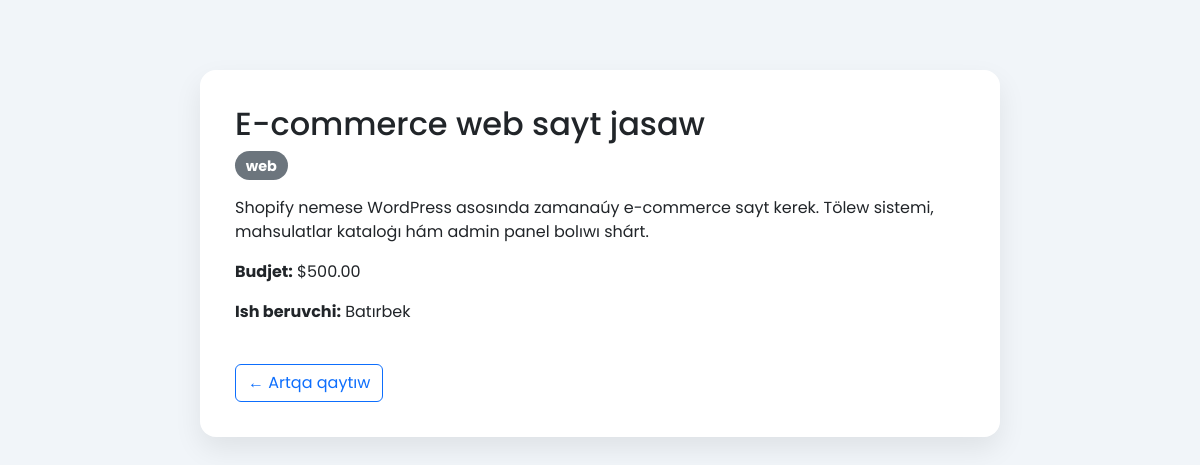
The app's page /pages/job-details.php?id=24 with its own data.
### tables this page shows
CREATE TABLE `jobs` (
  `id` int NOT NULL,
  `title` varchar(255) NOT NULL,
  `description` text NOT NULL,
  `category` varchar(100) NOT NULL,
  `employer_id` int NOT NULL,
  `budget` decimal(10,2) NOT NULL,
  `created_at` timestamp NULL DEFAULT CURRENT_TIMESTAMP
);

CREATE TABLE `users` (
  `id` int NOT NULL,
  `name` varchar(100) NOT NULL,
  `email` varchar(100) NOT NULL,
  `password` varchar(255) NOT NULL,
  `role` enum('freelancer','employer') NOT NULL,
  `created_at` timestamp NULL DEFAULT CURRENT_TIMESTAMP
);

### pages/job-details.php (the view, shortened to what this page needs)
<?php
require_once '../config.php';
$job_id = $_GET['id'];
$stmt = $pdo->prepare("SELECT j.*, u.name AS employer_name, u.id AS employer_id FROM jobs j JOIN users u ON j.employer_id = u.id WHERE j.id = ?");
$stmt->execute([$job_id]);
$job = $stmt->fetch();
?>
<!DOCTYPE html>
<html lang="uz">
<head>
    <link href="https://cdn.jsdelivr.net/npm/bootstrap@5.3.3/dist/css/bootstrap.min.css" rel="stylesheet">
</head>
<body>
<div class="job-details-box">
    <h2><?= htmlspecialchars($job['title']) ?></h2>
    <span class="badge bg-secondary"><?= htmlspecialchars($job['category']) ?></span>
    <p class="mt-3"><?= nl2br(htmlspecialchars($job['description'])) ?></p>
    <p><strong>Budjet:</strong> $<?= number_format($job['budget'], 2) ?></p>
    <p><strong>Ish beruvchi:</strong> <?= htmlspecialchars($job['employer_name']) ?></p>
    <a href="jobs.php" class="btn btn-outline-primary mt-4">← Artqa qaytıw</a>
</div>
</body>
</html>

### pages/job-details.php (style rules this page uses)
body { background: #f1f5f9; font-family: 'Poppins', sans-serif; }
.job-details-box { max-width: 800px; margin: 70px auto; background: #fff; padding: 35px; border-radius: 16px; box-shadow: 0 12px 28px rgba(0,0,0,0.08); transition: transform 0.3s ease, box-shadow 0.3s ease; animation: fadeIn 0.6s ease forwards; opacity: 0; transform: translateY(20px); }
.badge { font-size: 0.9rem; padding: 0.5em 0.75em; border-radius: 50px; }
.btn-outline-primary { transition: all 0.25s ease; }

### records on screen
jobs: title "E-commerce web sayt jasaw", category "web", description "Shopify nemese WordPress asosında zamanaúy e-commerce sayt kerek. Tölew sistemi, mahsulatlar kataloġı hám admin panel bolıwı shárt.", budget "500.00", employer.name "Batırbek"
